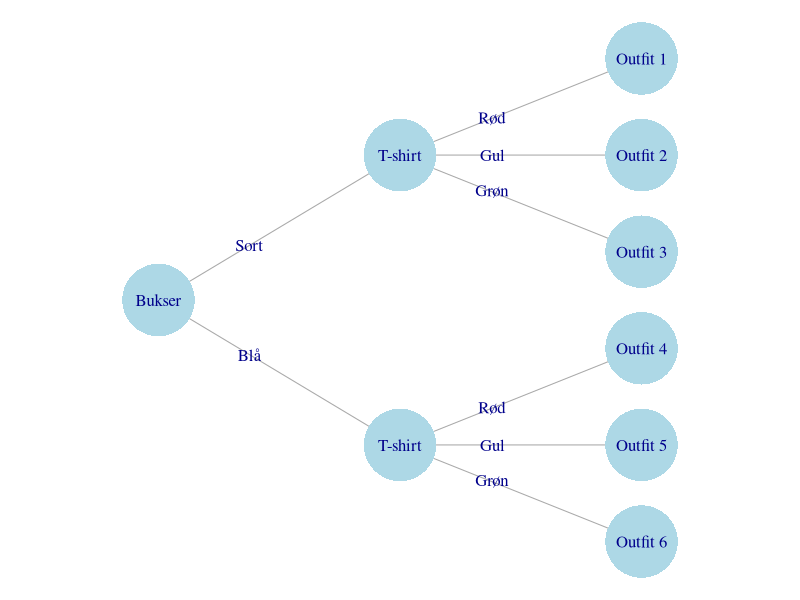

R code for this plot:
## ---- chunk 1
library(tidyverse)
library(igraph)
## ---- chunk 2
#| fig-height: 5
#| fig-width: 11
par(mar = c(0, 0, 0, 0)) # No margin
g <- make_graph(edges = c(1, 2, 1, 3, 2, 4, 2, 5, 2, 6, 3, 7, 3, 8, 3, 9), n = 9, directed = FALSE)

angle <- 2 * pi * 0.75
rotation <- matrix(c(cos(angle), sin(angle), -sin(angle), cos(angle)), ncol = 2)
layout <- layout_as_tree(g, root = 1) %*% rotation

V(g)$color <- "lightblue"
V(g)$label <- c("Bukser", "T-shirt", "T-shirt", paste("Outfit", 6:1))
E(g)$label <- c("Blå", "Sort", "Grøn", "Gul", "Rød", "Grøn", "Gul", "Rød")

# V(g)$name <-  1:10
V(g)$frame.color <- NA
V(g)$size = 30
plot(g, layout = layout)
